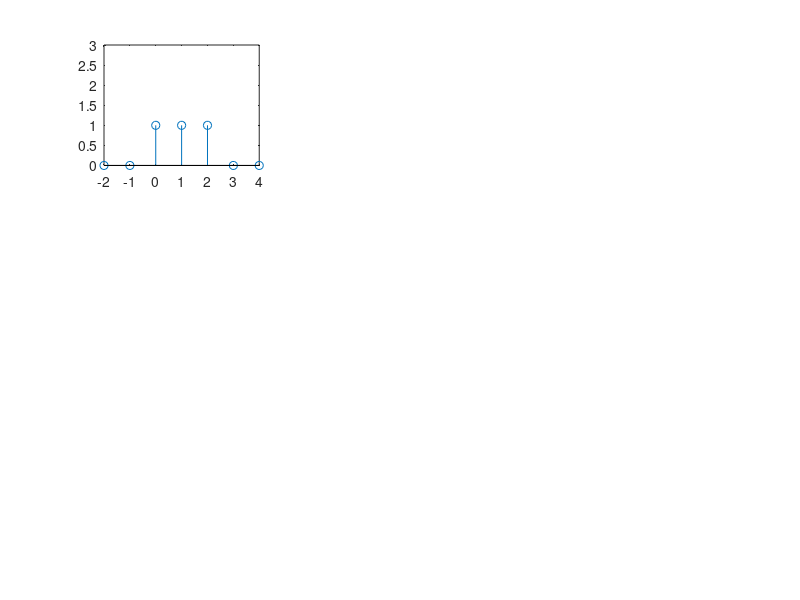

Source code (MATLAB): (Note: this script raises an error after producing the figure.)
clear;

xn_a = [0 0 1 1 1 0 0];
vn_a = [0 0 1 1 1 1 0 0];
conv_a = conv(xn_a,vn_a);

xn_b = [0 0 2 1 0 0 0];
vn_b = [0 0 1 1 1 1 0 0];
conv_b = conv(xn_b,vn_b);

xn_c = [0 0 2 1 0 0 0];
vn_c = [0 0 0 1 2 0 0 0];
conv_c = conv(xn_c,vn_c);

n_x = -2:4;
n_v = -2:5;
n_c = -2:11;

%a
subplot(3,3,1);
stem(n_x, xn_a)
ylim([0 3])
subtitle('x[n]')

title('a')

subplot(3,3,4);
stem(n_v, vn_a)
ylim([0 3])
subtitle('v[n]')

subplot(3,3,7);
stem(n_c, conv_a)
ylim([0 6])
subtitle('Convolution')

%b
subplot(3,3,2);
stem(n_x, xn_b)
ylim([0 3])
subtitle('x[n]')

title('b')

subplot(3,3,5);
stem(n_v, vn_b)
ylim([0 3])
subtitle('v[n]')

subplot(3,3,8);
stem(n_c, conv_b)
ylim([0 6])
subtitle('Convolution')

%c
subplot(3,3,3);
stem(n_x, xn_c)
ylim([0 3])
subtitle('x[n]')

title('c')

subplot(3,3,6);
stem(n_v, vn_c)
ylim([0 3])
subtitle('v[n]')

subplot(3,3,9);
stem(n_c, conv_c)
ylim([0 6])
subtitle('Convolution')